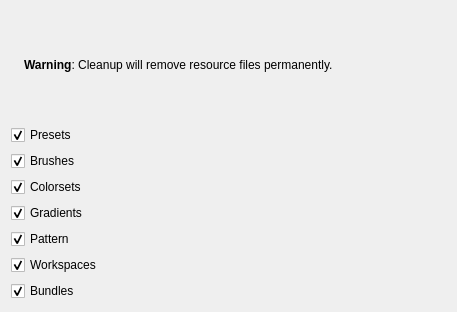
<?xml version="1.0" encoding="UTF-8"?>
<ui version="4.0">
 <class>WdgDisplayBlacklist</class>
 <widget class="QWidget" name="WdgDisplayBlacklist">
  <property name="geometry">
   <rect>
    <x>0</x>
    <y>0</y>
    <width>457</width>
    <height>312</height>
   </rect>
  </property>
  <property name="sizePolicy">
   <sizepolicy hsizetype="MinimumExpanding" vsizetype="MinimumExpanding">
    <horstretch>0</horstretch>
    <verstretch>0</verstretch>
   </sizepolicy>
  </property>
  <property name="windowTitle">
   <string>Display</string>
  </property>
  <layout class="QGridLayout">
   <item row="6" column="0">
    <widget class="QCheckBox" name="cbRemoveWorkspaces">
     <property name="text">
      <string>Workspaces</string>
     </property>
     <property name="checked">
      <bool>true</bool>
     </property>
    </widget>
   </item>
   <item row="0" column="0">
    <layout class="QHBoxLayout" name="horizontalLayout" stretch="0,1">
     <item>
      <widget class="QLabel" name="labelWarning">
       <property name="text">
        <string/>
       </property>
      </widget>
     </item>
     <item>
      <widget class="QLabel" name="label_2">
       <property name="minimumSize">
        <size>
         <width>400</width>
         <height>0</height>
        </size>
       </property>
       <property name="text">
        <string>&lt;!DOCTYPE HTML PUBLIC &quot;-//W3C//DTD HTML 4.0//EN&quot; &quot;http://www.w3.org/TR/REC-html40/strict.dtd&quot;&gt;
&lt;html&gt;&lt;head&gt;&lt;meta name=&quot;qrichtext&quot; content=&quot;1&quot; /&gt;&lt;style type=&quot;text/css&quot;&gt;
p, li { white-space: pre-wrap; }
&lt;/style&gt;&lt;/head&gt;&lt;body style=&quot; font-family:'Ubuntu'; font-size:9pt; font-weight:400; font-style:normal;&quot;&gt;
&lt;p style=&quot; margin-top:12px; margin-bottom:12px; margin-left:0px; margin-right:0px; -qt-block-indent:0; text-indent:0px;&quot;&gt;&lt;span style=&quot; font-weight:600;&quot;&gt;Warning&lt;/span&gt;: Cleanup will remove resource files permanently.&lt;/p&gt;&lt;/body&gt;&lt;/html&gt;</string>
       </property>
       <property name="textFormat">
        <enum>Qt::RichText</enum>
       </property>
       <property name="wordWrap">
        <bool>true</bool>
       </property>
      </widget>
     </item>
    </layout>
   </item>
   <item row="4" column="0">
    <widget class="QCheckBox" name="cbRemoveGradients">
     <property name="toolTip">
      <string>Use trilinear filtering when zooming. Disabling this may improve painting performance.</string>
     </property>
     <property name="text">
      <string>Gradients</string>
     </property>
     <property name="checked">
      <bool>true</bool>
     </property>
    </widget>
   </item>
   <item row="5" column="0">
    <widget class="QCheckBox" name="cbRemovePattern">
     <property name="text">
      <string>Pattern</string>
     </property>
     <property name="checked">
      <bool>true</bool>
     </property>
    </widget>
   </item>
   <item row="1" column="0">
    <widget class="QCheckBox" name="cbRemovePresets">
     <property name="text">
      <string>Presets</string>
     </property>
     <property name="checked">
      <bool>true</bool>
     </property>
    </widget>
   </item>
   <item row="3" column="0">
    <widget class="QCheckBox" name="cbRemoveColorsets">
     <property name="text">
      <string>Colorsets</string>
     </property>
     <property name="checked">
      <bool>true</bool>
     </property>
    </widget>
   </item>
   <item row="2" column="0">
    <widget class="QCheckBox" name="cbRemoveBrushes">
     <property name="text">
      <string>Brushes</string>
     </property>
     <property name="checked">
      <bool>true</bool>
     </property>
    </widget>
   </item>
   <item row="7" column="0">
    <widget class="QCheckBox" name="cbRemoveBundles">
     <property name="text">
      <string>Bundles</string>
     </property>
     <property name="checked">
      <bool>true</bool>
     </property>
    </widget>
   </item>
  </layout>
 </widget>
 <resources/>
 <connections/>
</ui>
